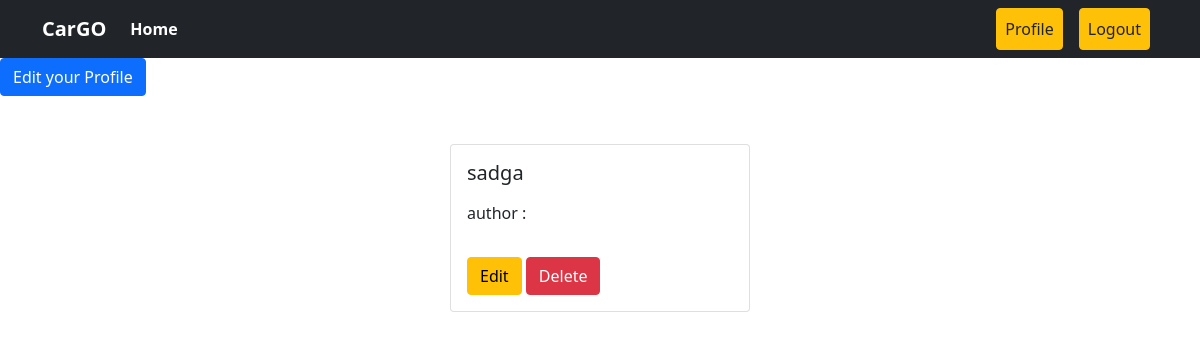
The app's page /author/profile/ (signed in), older data.
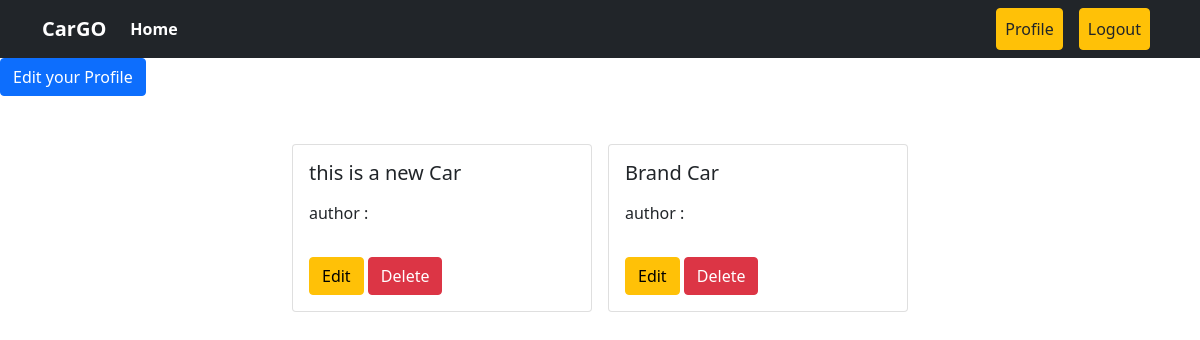
The same page, newer data.
### cars/models.py (models this page shows, shortened)
class Post(models.Model):
    title = models.CharField(max_length=50)
    image_url = models.URLField(max_length=200, default='')  # Default empty string for image URL
    car_name = models.CharField(max_length=100, default='Unnamed Car')  # Default car name
    car_price = models.DecimalField(max_digits=10, decimal_places=2, default=0.0)  # Default price 0.0
    brand = models.ForeignKey(Category, on_delete=models.CASCADE)  # ForeignKey to Brand model
    car_quantity = models.PositiveIntegerField(default=0)  # Default quantity 0
    car_description = models.TextField(default='No description available')  # Default description

### author/views.py (the view)
# urls.py: path('profile/',views.profile,name='profile'),
@login_required
def profile(request):
    data=Post.objects.all()
    return render(request, 'profile.html',{'data':data})

### author/templates/profile.html (shortened to what this page needs)
{% extends "base.html" %}
{% load crispy_forms_tags %}
{% block content %}
<div>
    <a href="{% url 'edit_profile' %}" class="btn btn-primary">Edit your Profile</a>
</div>
<div class="d-flex flex-wrap justify-content-center gap-3 pt-5">
  {% for post in data %}
  <div class="col-sm-3">
      <div class="card">
        <div class="card-body">
          <h5 class="card-title">{{post.title}}</h5>
          <p>author : {{post.author.first_name}}</p>
          <div class="p-2">
          </div>
          <a href="{% url 'edit_post' post.id %}" class='btn btn-warning'>Edit</a>
          <a href="{% url 'delete_post' post.id %}" class='btn btn-danger'>Delete</a>
      </div>
      </div>
    </div>
  {% endfor %}
</div>
{% endblock content %}

Row changes from the older to the newer data that the page shows:
changed Post: title "sadga" → "this is a new Car"
added Post: title "Brand Car"
